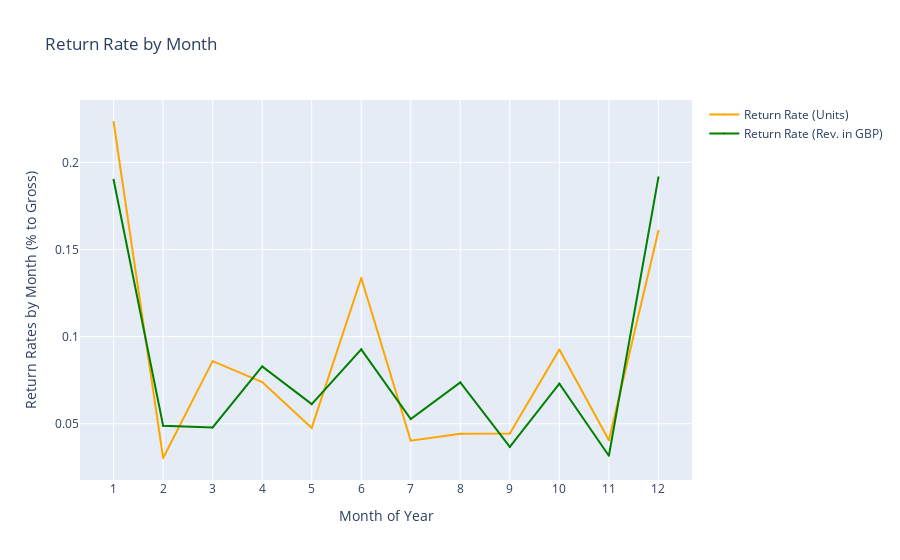

This figure's notebook cell:
### Code cell
#charting that same return rate % by month by itself
fig3 = go.Figure([
    go.Scatter(name='Return Rate (Units)',
        x=mo_list,
        y=gro_ret['Return_U_%'],
        mode='markers+lines',
        marker=dict(color='orange', size=2),
        showlegend=True),
    
    go.Scatter(name='Return Rate (Rev. in GBP)',
        x=mo_list,
        y=gro_ret['Return_Rev_%'],
        mode='markers+lines',
        marker=dict(color='green', size=2),
        showlegend=True),
    
])
fig3.update_layout(
    yaxis_title='Return Rates by Month (% to Gross)',
    xaxis_title='Month of Year',
    title='Return Rate by Month',
    hovermode="x")
fig3.update_xaxes(tickmode='linear')
fig3.show()

### Figure 1 — Plotly figure (JSON) as saved in the notebook; plotly's stock layout.template omitted (floating-point values rounded to 4 significant figures)
{"data": [{"marker": {"color": "orange", "size": 2}, "mode": "markers+lines", "name": "Return Rate (Units)", "showlegend": true, "type": "scatter", "x": [1, 2, 3, 4, 5, 6, 7, 8, 9, 10, 11, 12], "y": [0.2231, 0.03037, 0.08593, 0.07393, 0.04765, 0.1337, 0.0403, 0.04427, 0.04449, 0.09259, 0.04058, 0.1606]}, {"marker": {"color": "green", "size": 2}, "mode": "markers+lines", "name": "Return Rate (Rev. in GBP)", "showlegend": true, "type": "scatter", "x": [1, 2, 3, 4, 5, 6, 7, 8, 9, 10, 11, 12], "y": [0.19, 0.04883, 0.0479, 0.08293, 0.06126, 0.0927, 0.05273, 0.07372, 0.03675, 0.07297, 0.03163, 0.1914]}], "layout": {"hovermode": "x", "title": {"text": "Return Rate by Month"}, "xaxis": {"tickmode": "linear", "title": {"text": "Month of Year"}}, "yaxis": {"title": {"text": "Return Rates by Month (% to Gross)"}}}}
